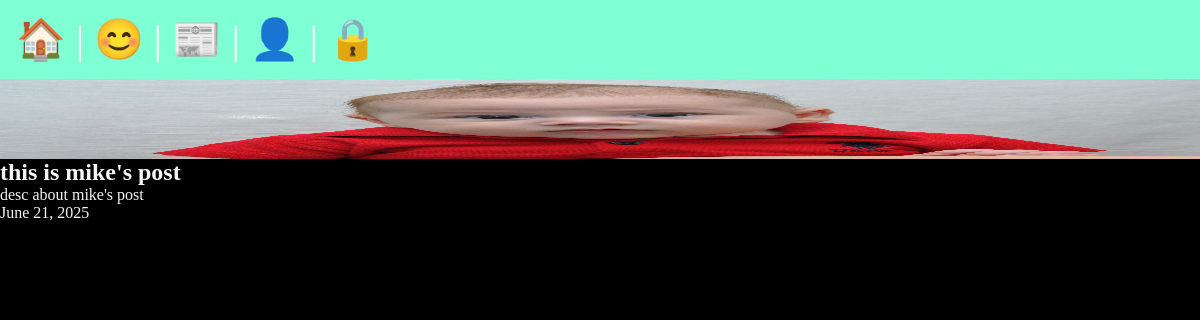
Page /posts/mike-first-post on the committed database.
### posts/models.py (models this page shows, shortened)
class Post(models.Model):
    title = models.CharField(max_length=75)
    body = models.TextField()
    slug = models.SlugField()
    date = models.DateField(auto_now_add=True)
    banner = models.ImageField(default='fallback.png', blank=True)
    author = models.ForeignKey(User, on_delete=models.CASCADE, default=None)

### posts/views.py (the view)
# urls.py: path('<slug:slug>', views.post_page, name="page"),
def post_page(request, slug):
    post = Post.objects.get(slug=slug)
    return render(request, 'posts/post_page.html', {'post': post})

### posts/templates/posts/post_page.html (shortened to what this page needs)
{% extends "layout.html" %}
{% block content %}
<section>
        <img class="banner" src="{{post.banner.url}}" alt="{{post.title}}">
        <h1>{{post.title}}</h1>
        <p>{{post.body}}</p>
        <p>{{post.date}}</p>
</section>
{% endblock  %}

### static/css/style.css (style rules this page uses)
* { margin: 0; padding: 0; box-sizing: border-box; }
body { min-height: 100vh; display: flex; flex-flow: column; font-size: 1rem; background-color: black; color: whitesmoke; }
h1, p { text-align: left; }
.banner { display: block; width: 100%; height: 80px; }

### rows in the picture
Post: banner (picture), title "this is mike's post", body "desc about mike's post", date "June 21, 2025"
